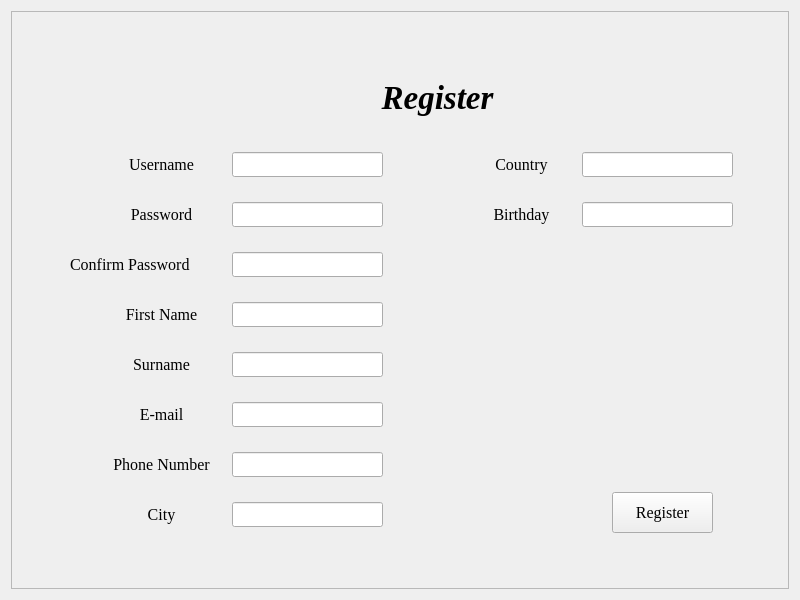
<?xml version="1.0" encoding="UTF-8"?>
<ui version="4.0">
 <class>SignUpContinue</class>
 <widget class="QWidget" name="SignUpContinue">
  <property name="geometry">
   <rect>
    <x>0</x>
    <y>0</y>
    <width>800</width>
    <height>600</height>
   </rect>
  </property>
  <property name="windowTitle">
   <string>Form</string>
  </property>
  <layout class="QGridLayout" name="gridLayout">
   <item row="0" column="1">
    <widget class="QScrollArea" name="scrollArea">
     <property name="widgetResizable">
      <bool>true</bool>
     </property>
     <widget class="QWidget" name="scrollAreaWidgetContents">
      <property name="geometry">
       <rect>
        <x>0</x>
        <y>0</y>
        <width>776</width>
        <height>576</height>
       </rect>
      </property>
      <widget class="QLabel" name="Register">
       <property name="geometry">
        <rect>
         <x>200</x>
         <y>50</y>
         <width>451</width>
         <height>71</height>
        </rect>
       </property>
       <property name="font">
        <font>
         <family>Times New Roman</family>
         <pointsize>25</pointsize>
         <italic>true</italic>
         <bold>true</bold>
         <underline>false</underline>
        </font>
       </property>
       <property name="text">
        <string>Register</string>
       </property>
       <property name="scaledContents">
        <bool>false</bool>
       </property>
       <property name="alignment">
        <set>Qt::AlignCenter</set>
       </property>
      </widget>
      <widget class="QLabel" name="label_4">
       <property name="geometry">
        <rect>
         <x>90</x>
         <y>190</y>
         <width>119</width>
         <height>25</height>
        </rect>
       </property>
       <property name="font">
        <font>
         <family>Times New Roman</family>
         <pointsize>12</pointsize>
        </font>
       </property>
       <property name="text">
        <string>Password</string>
       </property>
       <property name="alignment">
        <set>Qt::AlignCenter</set>
       </property>
      </widget>
      <widget class="QLineEdit" name="parola">
       <property name="geometry">
        <rect>
         <x>220</x>
         <y>190</y>
         <width>151</width>
         <height>25</height>
        </rect>
       </property>
       <property name="echoMode">
        <enum>QLineEdit::Password</enum>
       </property>
      </widget>
      <widget class="QLabel" name="label_5">
       <property name="geometry">
        <rect>
         <x>90</x>
         <y>140</y>
         <width>119</width>
         <height>25</height>
        </rect>
       </property>
       <property name="font">
        <font>
         <family>Times New Roman</family>
         <pointsize>12</pointsize>
        </font>
       </property>
       <property name="text">
        <string>Username</string>
       </property>
       <property name="alignment">
        <set>Qt::AlignCenter</set>
       </property>
      </widget>
      <widget class="QLineEdit" name="username">
       <property name="geometry">
        <rect>
         <x>220</x>
         <y>140</y>
         <width>151</width>
         <height>25</height>
        </rect>
       </property>
      </widget>
      <widget class="QLineEdit" name="ConfirmareParola">
       <property name="geometry">
        <rect>
         <x>220</x>
         <y>240</y>
         <width>151</width>
         <height>25</height>
        </rect>
       </property>
       <property name="echoMode">
        <enum>QLineEdit::Password</enum>
       </property>
      </widget>
      <widget class="QLabel" name="label_6">
       <property name="geometry">
        <rect>
         <x>58</x>
         <y>240</y>
         <width>151</width>
         <height>25</height>
        </rect>
       </property>
       <property name="font">
        <font>
         <family>Times New Roman</family>
         <pointsize>12</pointsize>
        </font>
       </property>
       <property name="text">
        <string>Confirm Password</string>
       </property>
      </widget>
      <widget class="QLineEdit" name="Nume">
       <property name="geometry">
        <rect>
         <x>220</x>
         <y>290</y>
         <width>151</width>
         <height>25</height>
        </rect>
       </property>
      </widget>
      <widget class="QLabel" name="label_7">
       <property name="geometry">
        <rect>
         <x>90</x>
         <y>290</y>
         <width>119</width>
         <height>25</height>
        </rect>
       </property>
       <property name="font">
        <font>
         <family>Times New Roman</family>
         <pointsize>12</pointsize>
        </font>
       </property>
       <property name="text">
        <string>First Name</string>
       </property>
       <property name="alignment">
        <set>Qt::AlignCenter</set>
       </property>
      </widget>
      <widget class="QLineEdit" name="Prenume">
       <property name="geometry">
        <rect>
         <x>220</x>
         <y>340</y>
         <width>151</width>
         <height>25</height>
        </rect>
       </property>
      </widget>
      <widget class="QLabel" name="label_8">
       <property name="geometry">
        <rect>
         <x>90</x>
         <y>340</y>
         <width>119</width>
         <height>25</height>
        </rect>
       </property>
       <property name="font">
        <font>
         <family>Times New Roman</family>
         <pointsize>12</pointsize>
        </font>
       </property>
       <property name="text">
        <string>Surname</string>
       </property>
       <property name="alignment">
        <set>Qt::AlignCenter</set>
       </property>
      </widget>
      <widget class="QLineEdit" name="email">
       <property name="geometry">
        <rect>
         <x>220</x>
         <y>390</y>
         <width>151</width>
         <height>25</height>
        </rect>
       </property>
      </widget>
      <widget class="QLabel" name="label_9">
       <property name="geometry">
        <rect>
         <x>90</x>
         <y>390</y>
         <width>119</width>
         <height>25</height>
        </rect>
       </property>
       <property name="font">
        <font>
         <family>Times New Roman</family>
         <pointsize>12</pointsize>
        </font>
       </property>
       <property name="text">
        <string>E-mail</string>
       </property>
       <property name="alignment">
        <set>Qt::AlignCenter</set>
       </property>
      </widget>
      <widget class="QLineEdit" name="Telefon">
       <property name="geometry">
        <rect>
         <x>220</x>
         <y>440</y>
         <width>151</width>
         <height>25</height>
        </rect>
       </property>
      </widget>
      <widget class="QLabel" name="label_10">
       <property name="geometry">
        <rect>
         <x>90</x>
         <y>440</y>
         <width>119</width>
         <height>25</height>
        </rect>
       </property>
       <property name="font">
        <font>
         <family>Times New Roman</family>
         <pointsize>12</pointsize>
        </font>
       </property>
       <property name="text">
        <string>Phone Number</string>
       </property>
       <property name="alignment">
        <set>Qt::AlignCenter</set>
       </property>
      </widget>
      <widget class="QLineEdit" name="Oras">
       <property name="geometry">
        <rect>
         <x>220</x>
         <y>490</y>
         <width>151</width>
         <height>25</height>
        </rect>
       </property>
      </widget>
      <widget class="QLabel" name="label_11">
       <property name="geometry">
        <rect>
         <x>90</x>
         <y>490</y>
         <width>119</width>
         <height>25</height>
        </rect>
       </property>
       <property name="font">
        <font>
         <family>Times New Roman</family>
         <pointsize>12</pointsize>
        </font>
       </property>
       <property name="text">
        <string>City</string>
       </property>
       <property name="alignment">
        <set>Qt::AlignCenter</set>
       </property>
      </widget>
      <widget class="QLineEdit" name="Tara">
       <property name="geometry">
        <rect>
         <x>570</x>
         <y>140</y>
         <width>151</width>
         <height>25</height>
        </rect>
       </property>
      </widget>
      <widget class="QLabel" name="label_12">
       <property name="geometry">
        <rect>
         <x>450</x>
         <y>140</y>
         <width>119</width>
         <height>25</height>
        </rect>
       </property>
       <property name="font">
        <font>
         <family>Times New Roman</family>
         <pointsize>12</pointsize>
        </font>
       </property>
       <property name="text">
        <string>Country</string>
       </property>
       <property name="alignment">
        <set>Qt::AlignCenter</set>
       </property>
      </widget>
      <widget class="QLineEdit" name="ZiNastere">
       <property name="geometry">
        <rect>
         <x>570</x>
         <y>190</y>
         <width>151</width>
         <height>25</height>
        </rect>
       </property>
      </widget>
      <widget class="QLabel" name="label_13">
       <property name="geometry">
        <rect>
         <x>450</x>
         <y>190</y>
         <width>119</width>
         <height>25</height>
        </rect>
       </property>
       <property name="font">
        <font>
         <family>Times New Roman</family>
         <pointsize>12</pointsize>
        </font>
       </property>
       <property name="text">
        <string>Birthday</string>
       </property>
       <property name="alignment">
        <set>Qt::AlignCenter</set>
       </property>
      </widget>
      <widget class="QPushButton" name="Register_2">
       <property name="geometry">
        <rect>
         <x>600</x>
         <y>480</y>
         <width>101</width>
         <height>41</height>
        </rect>
       </property>
       <property name="font">
        <font>
         <family>Times New Roman</family>
         <pointsize>12</pointsize>
        </font>
       </property>
       <property name="text">
        <string>Register</string>
       </property>
      </widget>
     </widget>
    </widget>
   </item>
  </layout>
 </widget>
 <resources/>
 <connections/>
</ui>
